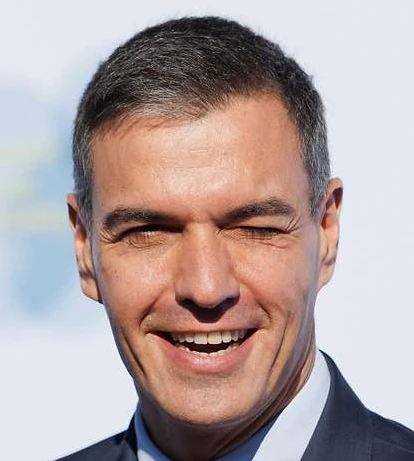
#> input picture nose_maker/test.webp, 414 x 461 px
$ python main.py
#> lines starting #> are read from the running program, lines starting #| are printed output that depends on the picture
import cv2
import numpy as np

input_image_path = "./test.webp"

image = cv2.imread(input_image_path)
#> image is the input picture: shape (461, 414, 3); mean B, G, R 162, 162.9, 178.2

if image is None:
    print(f"Error: Could not load image from {input_image_path}. Please check the path.")
    exit()

cv2.imshow("Original Picture", image)
cv2.waitKey(0)

nose_origin_x = 206
nose_origin_y = 301
nose_origin = np.array([nose_origin_x, nose_origin_y])
effect_radius = 20
max_stretch_amount = 100

img_rows, img_cols, _ = image.shape
#> img_rows = 461; img_cols = 414

map_x = np.zeros((img_rows, img_cols), dtype=np.float32)
map_y = np.zeros((img_rows, img_cols), dtype=np.float32)

# Compute transform

for y in range(img_rows):
    for x in range(img_cols):
        distance_to_origin = np.linalg.norm(np.array([x, y]) - nose_origin)
        if distance_to_origin < effect_radius:
            map_x[y, x] = x + np.exp(-(distance_to_origin ** 2) / (2 * effect_radius)) * effect_radius
            map_y[y, x] = y # Y-coordinate remains unchanged for purely horizontal stretch
            if distance_to_origin < 5:
                print(F"""
                    distance_to_origin = {distance_to_origin}
                    old coords = ({x}, {y})
                    new coords = ({map_x[y, x]}, {map_y[y, x]})
                """)
        else:
            # Pixels outside the effect radius map directly to themselves
            map_x[y, x] = x
            map_y[y, x] = y
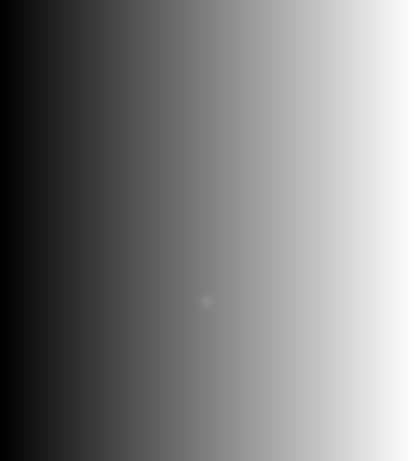
#> map_x: shape (461, 414) float32; min 0, max 413, mean 206.5; drawn with min black and max white
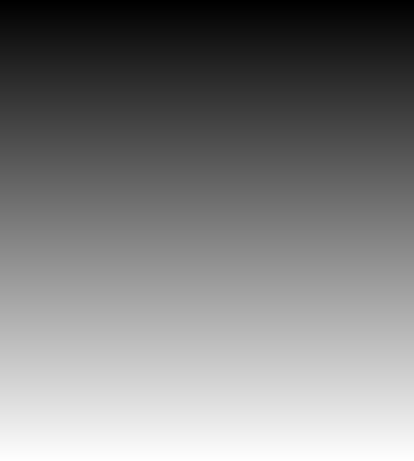
#> map_y: shape (461, 414) float32; min 0, max 460, mean 230; drawn with min black and max white

# Apply the transformation using cv2.remap
warped_image = cv2.remap(image, map_x, map_y,
                          interpolation=cv2.INTER_LINEAR,
                          borderMode=cv2.BORDER_REFLECT_101)

cv2.imshow("Warped Image (Nose Stretched Corrected)", warped_image)
cv2.waitKey(0)
cv2.destroyAllWindows()
